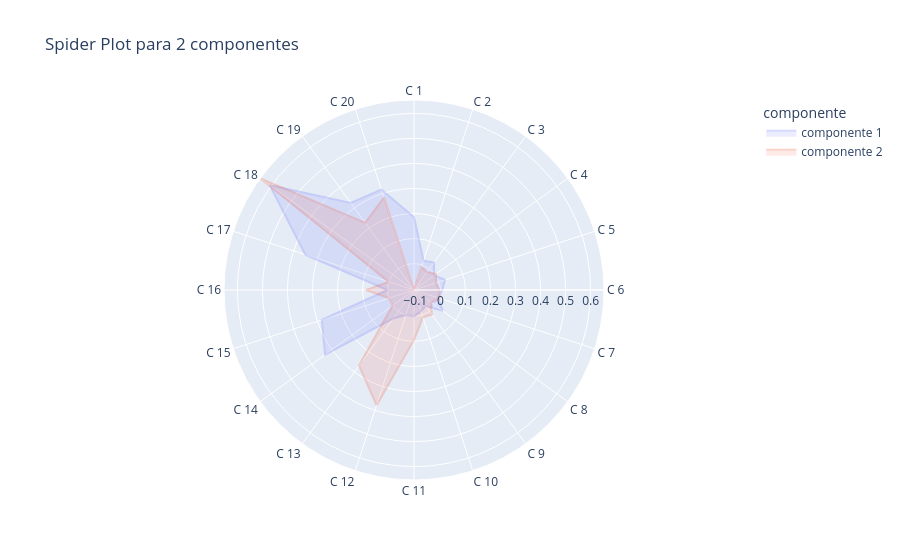

Notebook cell for this chart:
### Code cell
components = 2
gmm = GaussianMixture(n_components=components, random_state=42, max_iter=10000)
gmm.fit(df_clustering_pca)
labels = gmm.predict(df_clustering_pca)
plot_component_spider_plotly(gmm.means_,components)
score = silhouette_score(df_clustering_pca, labels)

print(score)

### Figure 1 — Plotly figure (JSON) as saved in the notebook; plotly's stock layout.template omitted (floating-point values rounded to 4 significant figures)
{"data": [{"fill": "toself", "hovertemplate": "componente=componente 1<br>Valor=%{r}<br>Caracteristica=%{theta}<extra></extra>", "legendgroup": "componente 1", "line": {"color": "#636efa", "dash": "solid"}, "marker": {"symbol": "circle"}, "mode": "lines", "name": "componente 1", "opacity": 0.25, "r": [0.1857, 0.01739, 0.03049, -0.006288, 0.02455, 0.007929, -0.004846, 0.03655, -0.0273, -0.01634, 0, 0, 0.03422, 0.3335, 0.2815, 0, 0.3508, 0.6062, 0.3248, 0.3162, 0.1857], "showlegend": true, "subplot": "polar", "theta": ["C 1", "C 2", "C 3", "C 4", "C 5", "C 6", "C 7", "C 8", "C 9", "C 10", "C 11", "C 12", "C 13", "C 14", "C 15", "C 16", "C 17", "C 18", "C 19", "C 20", "C 1"], "type": "scatterpolar"}, {"fill": "toself", "hovertemplate": "componente=componente 2<br>Valor=%{r}<br>Caracteristica=%{theta}<extra></extra>", "legendgroup": "componente 2", "line": {"color": "#EF553B", "dash": "solid"}, "marker": {"symbol": "circle"}, "mode": "lines", "name": "componente 2", "opacity": 0.25, "r": [-0.1053, -0.009864, -0.0173, 0.003566, -0.01392, -0.004497, 0.002749, -0.02073, 0.01549, 0.009268, 0.09334, 0.3783, 0.268, 0, 0, 0.08597, 0, 0.6535, 0.226, 0.2825, -0.1053], "showlegend": true, "subplot": "polar", "theta": ["C 1", "C 2", "C 3", "C 4", "C 5", "C 6", "C 7", "C 8", "C 9", "C 10", "C 11", "C 12", "C 13", "C 14", "C 15", "C 16", "C 17", "C 18", "C 19", "C 20", "C 1"], "type": "scatterpolar"}], "layout": {"legend": {"title": {"text": "componente"}, "tracegroupgap": 0}, "polar": {"angularaxis": {"direction": "clockwise", "rotation": 90}, "domain": {"x": [0, 1], "y": [0, 1]}}, "title": {"text": "Spider Plot para 2 componentes"}}}
